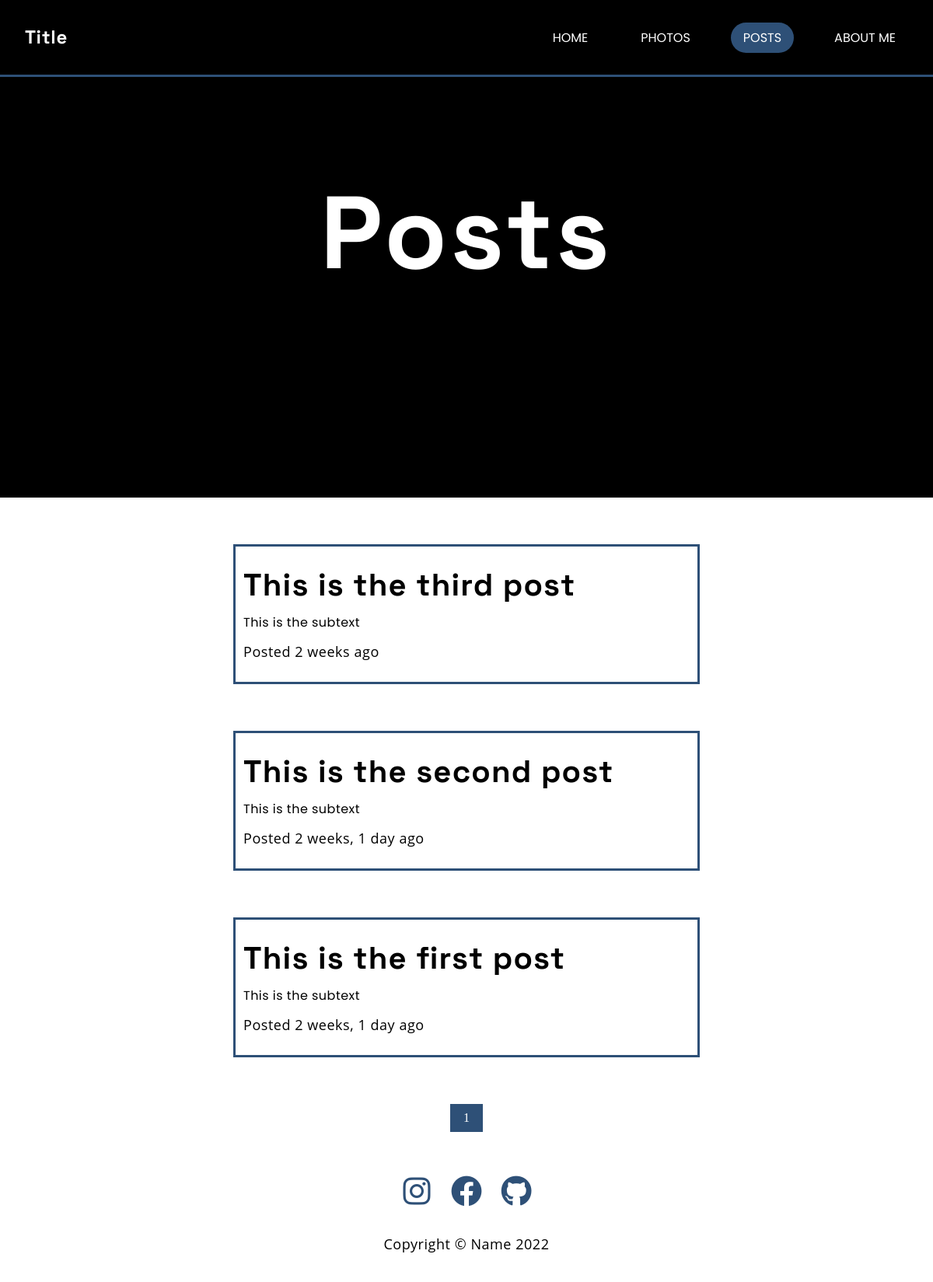
/posts/, run on the app's committed database.
### posts/models.py (models this page shows, shortened)
class Post(models.Model):
    title=models.CharField(max_length=100)
    subtext=models.CharField(max_length=250)
    thumbnail = models.ImageField(default='')
    content=RichTextField(blank=True, null=True)
    date=models.DateTimeField(auto_now_add=True)
    def get_absolute_url(self):
        return reverse('post-detail', kwargs={
            'id': self.id
        })

### posts/views.py (the view)
# urls.py: path('posts/', posts),
def posts(request):
    post_list=Post.objects.order_by('-date')
    paginator=Paginator(post_list, 4)
    page_request_var='page'
    page=request.GET.get(page_request_var)
    try:
        paginated_queryset=paginator.page(page)
    except PageNotAnInteger:
        paginated_queryset=paginator.page(1)
    except EmptyPage:
        paginated_queryset=paginator.page(paginator.num_pages)
    context={
        'queryset': paginated_queryset,
        'page_request_var': page_request_var,
    }
    return render(request, 'posts.html', context)

### templates/posts.html (shortened to what this page needs)
{% extends 'base.html' %}
{% block content %}
    <nav>
        <div class="container">
            <h1 class="nav-title"><a href="/">Title</a></h1>
            <div class="nav-menu">
                <a href="/" >HOME</a>
                <a href="/photos" >PHOTOS</a>
                <a href="/posts" class="open-site">POSTS</a>
                <a href="/aboutme">ABOUT ME</a>
            </div>
        </div>
    </nav>
    <section class="hero-main">
        <p class="hero-text">
          Posts
        </p>
      </section>
      {% for post in queryset %}
      <section class="blog-post">
        <div class="hover-post">
            <h1>
                <a href="{{ post.get_absolute_url }}">
                {{ post.title }}
                </a>
            </h1>
            <h2>
                <a href="{{ post.get_absolute_url }}">
                {{ post.subtext }}
                </a>
            </h2>
        </div>
            <p class="date">
                Posted {{ post.date|timesince }} ago
            </p>
      </section>
        {% endfor %}
<div class="center-text">
  <div class="pagination">
    <a href="#" class="pagination-item active">{{ queryset.number }}</a>
  </div>
</div>
{% endblock %}

### templates/base.html (shortened to what this page needs)
<!DOCTYPE html>
<html>
{% include 'head.html' %}
<body>
    {% block content %}
    {% endblock content %}
    {% include 'footer.html' %}
</body>
</html>

### templates/head.html (shortened to what this page needs)
{% load static %}
<head>
    <link rel="stylesheet" href="{% static '/styles.css' %}">
    <link rel="stylesheet" href="https://cdnjs.cloudflare.com/ajax/libs/font-awesome/6.1.2/css/all.min.css" />
</head>

### templates/footer.html
      <section class="footer">
        <div class="icons">
            <a href="#"><i class="fab fa-instagram"></i></a>
            <a href="#"><i class="fab fa-facebook"></i></a>
            <a href="#"><i class="fab fa-github"></i></a>
        </div>
        <div class="copyright-div"><p class="copyright"> Copyright © Name 2022</p></div>
      </section>

### templates/scripts.html (shortened to what this page needs)
{% load static %}

### static_in_env/styles.css (style rules this page uses)
:root { --primary:#2E5077; --light:#ffffff; --dark:#000000; --titlefont: 'Space Grotesk', sans-serif; --bodyfont:'Poppins', sans-serif; --extrafont:'open sans', sans-serif; }
* { margin:0; padding:0; box-sizing:border-box; text-decoration: none; }
h1 { font-family: var(--titlefont); font-style: normal; font-weight: bold; color: var(--dark); font-size: 250%; letter-spacing: 0.03em; line-height: 1; margin-bottom: 20px; padding-top: 20px; }
h2 { font-family: var(--bodyfont); font-style: normal; font-weight: normal; color: var(--dark); font-size: 100%; letter-spacing: 0.03em; line-height: 1; margin-bottom: 20px; }
a { text-decoration: none; color: inherit; }
.container { max-width: 1280px; margin: 0 auto; display: flex; align-items: center; justify-content: space-between; }
nav { position: fixed; top: 0; left:0; right: 0; z-index: 99; background-color: var(--dark); padding: 16px 32px; border-bottom: 3px solid var(--primary); }
.nav-title { font-family: var(--titlefont); font-size: 24px; font-weight: 900; color: var(--light); }
.nav-menu { display:none; justify-content: flex-end; margin: 0 -16px; }
.nav-menu a { font-family: var(--bodyfont); color: var(--light); margin: 0 16px; font-weight: 400; text-decoration: none; transition: .2s; padding: 8px 16px; border-radius: 99px; transition: 0.4ms; }
.nav-menu a.open-site { font-family: var(--bodyfont); background-color: var(--primary); color: var(--light); }
.hero-main { display: flex; justify-content: center; align-items: center; flex-direction: column; text-align: center; width: 100%; height: 80vh; overflow: hidden; background-size: cover !important; background-color: #000000; }
.hero-text { font-family: var(--titlefont); font-style: normal; font-weight: bold; color: var(--light); font-size: 11vmin; letter-spacing: 0.03em; line-height: 1; margin-bottom: 40px; }
.blog-post { margin: auto; margin-top: 5vmin; margin-bottom: 5vmin; width: 50%; border: 3px solid var(--primary); padding: 10px; }
.date { font-family: var(--extrafont); font-style: normal; font-weight: normal; color: var(--dark); font-size: 1.5vmin; letter-spacing: 0.03em; line-height: 1; margin-bottom: 20px; }
.footer { padding: 40px 0; background-color: var(--light); }
.icons { text-align: center; padding-bottom: 40px; color: var(--primary); }
.icons a { font-size: 40px; color:inherit; width:40px; height:40px; display: inline-block; text-align: center; border-radius:50%; margin: 10px; margin-bottom: 0px; }
.copyright { font-family: var(--extrafont); font-style: normal; font-weight: normal; color: var(--dark); font-size: 1.5vmin; letter-spacing: 0.03em; line-height: 1; margin-bottom: 0px; }
.copyright-div { text-align: center; }
.pagination { display: inline-block; }
.pagination a { color: black; float: left; padding: 8px 16px; text-decoration: none; transition: background-color .2s; border: 1px solid #ddd; margin: 0; }
.pagination a.active { background-color: var(--primary); color: white; border: 1px solid var(--primary); }
.center-text { text-align: center; }
@media (min-width:768px) { .nav-menu { display: block; } }

### data on the page
Post: title "This is the third post", subtext "This is the subtext", date "2 weeks"
Post: title "This is the second post", subtext "This is the subtext", date "2 weeks, 1 day"
Post: title "This is the first post", subtext "This is the subtext", date "2 weeks, 1 day"

### other printed values
{{ queryset.number }} "1"
